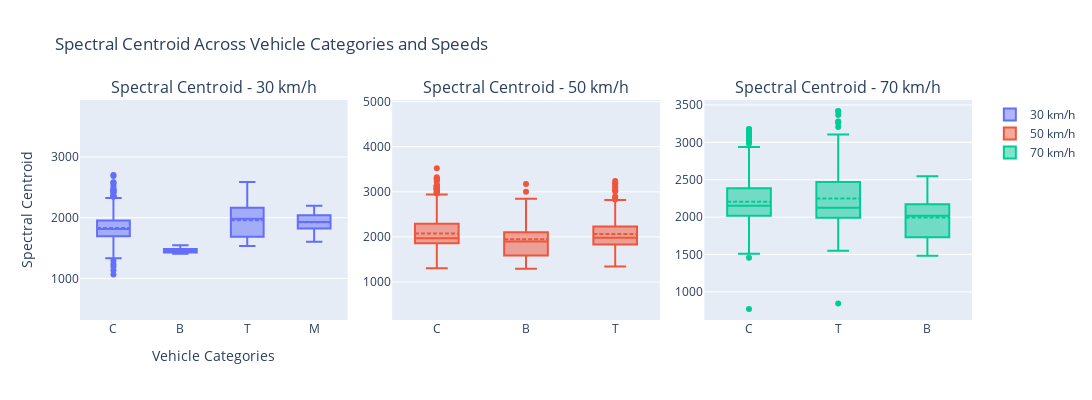

Notebook code for this chart:
### Code cell
import pandas as pd
import plotly.graph_objects as go
from plotly.subplots import make_subplots

# Load the dataset
df = pd.read_excel(r'/Users/jakob/Library/CloudStorage/OneDrive-student.kit.edu/Studium/02_Master/4. Semester/seminar/RTN-jakob/df_dataset_merged.xlsx')

# Define the speeds to iterate
speeds = [30, 50, 70]

# Create a subplot grid: 1 row and 3 columns (one for each speed)
fig = make_subplots(
    rows=1, cols=3,
    subplot_titles=(
        "Spectral Centroid - 30 km/h",
        "Spectral Centroid - 50 km/h",
        "Spectral Centroid - 70 km/h"
    ),
    horizontal_spacing=0.05
)

# Loop through columns (speeds) to add box plots
for col, speed in enumerate(speeds, start=1):
    # Filter the data for the current speed and microphone type
    df_filtered = df[(df['speed_kmh'] == str(speed)) & (df['microphone'] == "SE")]

    # Add box plots for each vehicle category
    fig.add_trace(
        go.Box(
            x=df_filtered['vehicle'],
            y=df_filtered['spectral_centroid'],
            name=f"{speed} km/h",
            boxmean=True  # Show mean in the box plot
        ),
        row=1, col=col
    )

# Update layout for better spacing and aesthetics
fig.update_layout(
    title_text="Spectral Centroid Across Vehicle Categories and Speeds",
    height=400,  # Adjust for 1 row
    width=1200,  # Adjust for side-by-side plots
    showlegend=True,  # Show a unified legend
    xaxis_title="Vehicle Categories",
    yaxis_title="Spectral Centroid"
)

# Show the figure
fig.show()

### Figure 1 — Plotly figure (JSON) as saved in the notebook; plotly's stock layout.template omitted (floating-point values rounded to 4 significant figures; data arrays with more than 128 entries replaced by an {"elided": "..."} marker saying what was removed)
{"data": [{"boxmean": true, "name": "30 km/h", "type": "box", "x": {"elided": "1207 str values"}, "xaxis": "x", "y": {"elided": "1207 float values"}, "yaxis": "y"}, {"boxmean": true, "name": "50 km/h", "type": "box", "x": {"elided": "4571 str values"}, "xaxis": "x2", "y": {"elided": "4571 float values"}, "yaxis": "y2"}, {"boxmean": true, "name": "70 km/h", "type": "box", "x": {"elided": "2764 str values"}, "xaxis": "x3", "y": {"elided": "2764 float values"}, "yaxis": "y3"}], "layout": {"annotations": [{"font": {"size": 16}, "showarrow": false, "text": "Spectral Centroid - 30 km/h", "x": 0.15, "xanchor": "center", "xref": "paper", "y": 1, "yanchor": "bottom", "yref": "paper"}, {"font": {"size": 16}, "showarrow": false, "text": "Spectral Centroid - 50 km/h", "x": 0.5, "xanchor": "center", "xref": "paper", "y": 1, "yanchor": "bottom", "yref": "paper"}, {"font": {"size": 16}, "showarrow": false, "text": "Spectral Centroid - 70 km/h", "x": 0.85, "xanchor": "center", "xref": "paper", "y": 1, "yanchor": "bottom", "yref": "paper"}], "height": 400, "showlegend": true, "title": {"text": "Spectral Centroid Across Vehicle Categories and Speeds"}, "width": 1200, "xaxis": {"anchor": "y", "domain": [0, 0.3], "title": {"text": "Vehicle Categories"}}, "xaxis2": {"anchor": "y2", "domain": [0.35, 0.65]}, "xaxis3": {"anchor": "y3", "domain": [0.7, 1]}, "yaxis": {"anchor": "x", "domain": [0, 1], "title": {"text": "Spectral Centroid"}}, "yaxis2": {"anchor": "x2", "domain": [0, 1]}, "yaxis3": {"anchor": "x3", "domain": [0, 1]}}}
